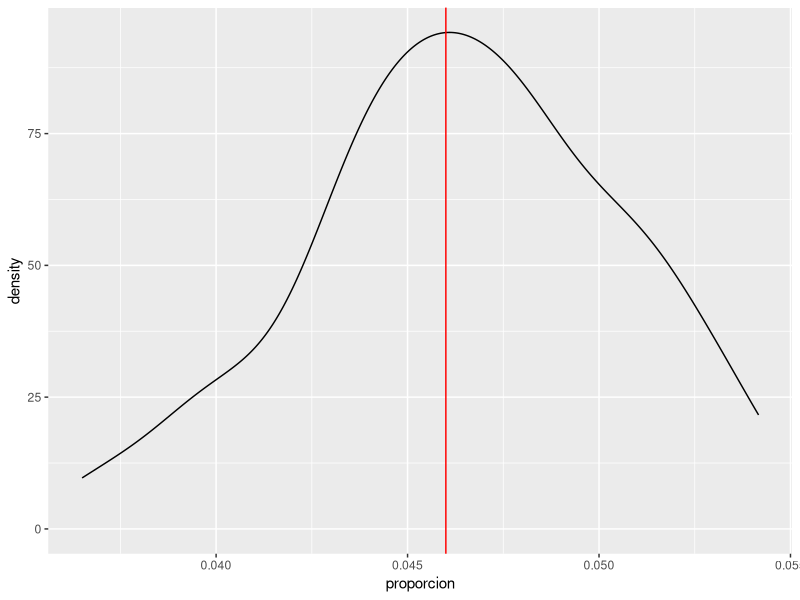
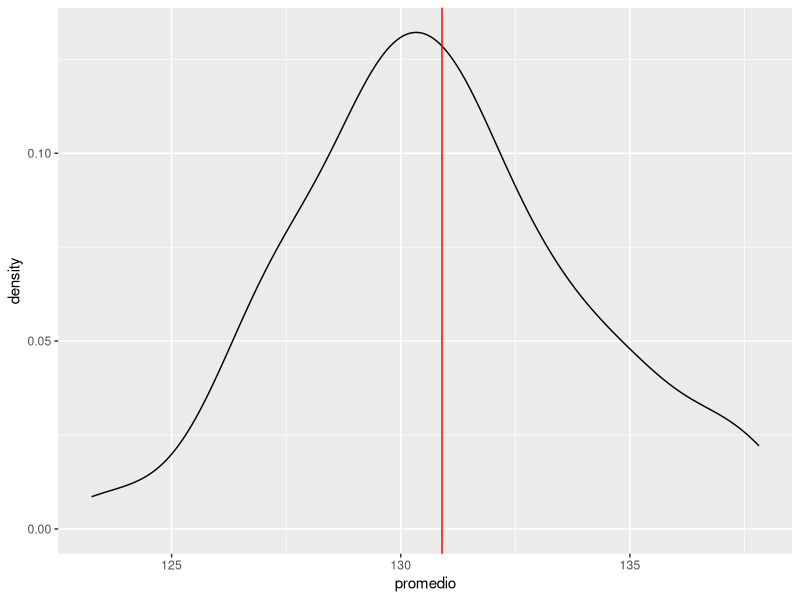
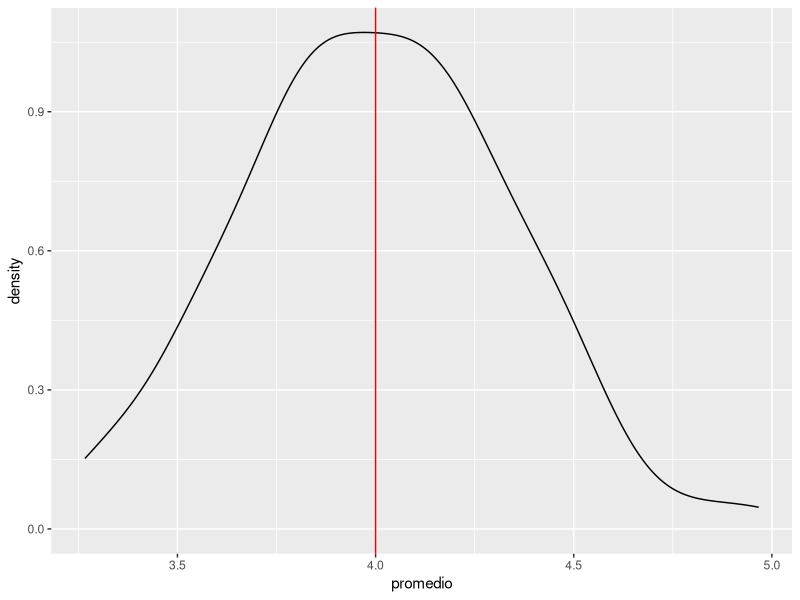

Reproduce these figures in R, in order.
## ---- chunk 1
knitr::opts_chunk$set(echo = TRUE, warning = FALSE, message = FALSE)
## ---- chunk 2
# Conformando la bolsa de granos
total_granos <- 500
porcentaje_defectuosos <- 4.6 / 100
total_defectuosos <- total_granos * porcentaje_defectuosos
total_buenos <- total_granos - total_defectuosos

bolsa_granos <- c(rep("Defectuoso", total_defectuosos),
                  rep("Bueno", total_buenos))
## ---- chunk 3
prop.table(table(bolsa_granos))
## ---- chunk 4
set.seed(123)
muestra_ejemplo <- sample(x = bolsa_granos, size = 15, replace = TRUE)
prop.table(table(muestra_ejemplo))
## ---- chunk 5
library(tidyverse)
set.seed(2021)
simulacion1 <- tibble(repeticion = 1:25) %>% 
  mutate(muestra = map(.x = repeticion, .f = ~sample(
    x = bolsa_granos,
    size = 15,
    replace = TRUE
  )),
  proporcion = map(.x = muestra, .f = ~prop.table(table(.x))[2])) %>% 
  unnest(proporcion)

# Promedio
mean(simulacion1$proporcion, na.rm = TRUE)
## ---- chunk 6
promedio <- c()
set.seed(2021)
for (i in 1:100) {
  simulacion1 <- tibble(repeticion = 1:25) %>%
    mutate(
      muestra = map(
        .x = repeticion,
        .f = ~ sample(
          x = bolsa_granos,
          size = 80,
          replace = TRUE
        )
      ),
      proporcion = map(.x = muestra, .f = ~ prop.table(table(.x))[2])
    ) %>%
    unnest(proporcion)
  
  # Promedio
  promedio[i] <- mean(simulacion1$proporcion, na.rm = TRUE)
}
## ---- chunk 7
promedio
## ---- chunk 8
mean(promedio)
## ---- chunk 9
enframe(x = promedio, name = "replica", value = "proporcion") %>% 
  ggplot(mapping = aes(x = proporcion)) +
  geom_density() +
  geom_vline(xintercept = 0.046, color = "red")
## ---- chunk 10
set.seed(2021)
poblacion_gaussiana <- rnorm(n = 1000, mean = 130.90, sd = 15.5)
## ---- chunk 11
set.seed(2021)
muestras_gaussianas <- tibble(repeticion = 1:100) %>% 
  mutate(muestra = map(.x = repeticion, .f = ~sample(
    x = poblacion_gaussiana,
    size = 20,
    replace = TRUE
  )),
  promedio = map_dbl(.x = muestra, .f = mean))

muestras_gaussianas
## ---- chunk 12
mean(muestras_gaussianas$promedio)
## ---- chunk 13
muestras_gaussianas %>% 
  ggplot(mapping = aes(x = promedio)) +
  geom_density() +
  geom_vline(xintercept = 130.90, color = "red")
## ---- chunk 14
set.seed(2021)
poblacion_binomial <- rbinom(n = 1000, size = 20, prob = 0.2)
## ---- chunk 15
promedio_binomial <- 20 * 0.2
promedio_binomial
## ---- chunk 16
set.seed(2021)
muestras_binomiales <- tibble(repeticion = 1:100) %>% 
  mutate(muestra = map(.x = repeticion, .f = ~sample(
    x = poblacion_binomial,
    size = 30,
    replace = TRUE
  )),
  promedio = map_dbl(.x = muestra, .f = mean))

muestras_binomiales
## ---- chunk 17
mean(muestras_binomiales$promedio)
## ---- chunk 18
muestras_binomiales %>% 
  ggplot(mapping = aes(x = promedio)) +
  geom_density() +
  geom_vline(xintercept = 4, color = "red")
